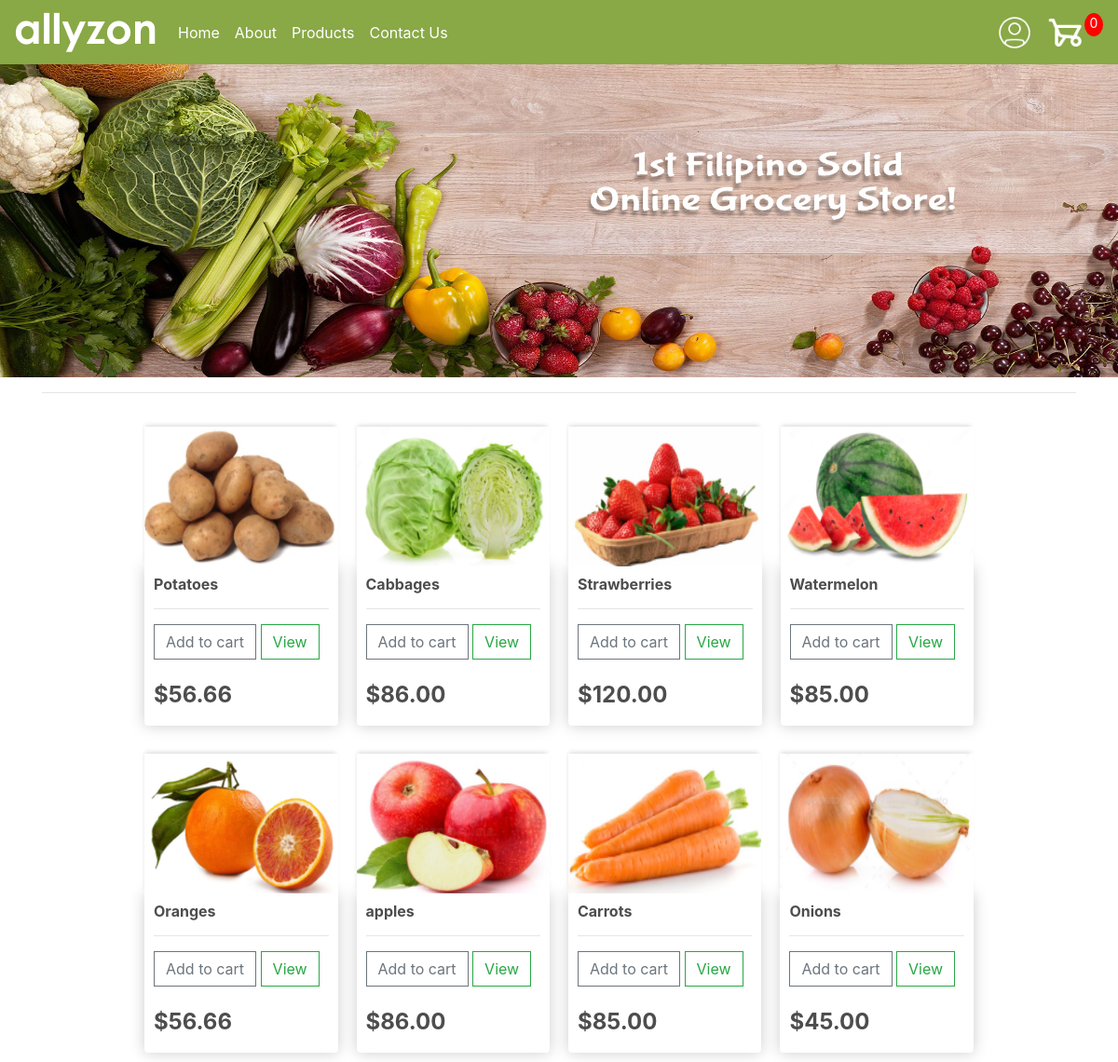
The page / on the database its author committed.
### store/models.py (models this page shows, shortened)
class Product(models.Model):
    name = models.CharField(max_length=200)
    price = models.DecimalField(max_digits=7, decimal_places=2)
    digital = models.BooleanField(default=False, null=True, blank=True)
    image = models.ImageField(null=True, blank=True)
    @property
    def imageURL(self):
        try:
            url = self.image.url
        except:
            url = ''
        return url

### store/views.py (the view)
# urls.py: path('', include('store.urls')),
def store(request):
    data = cartData(request)
    cartItems = data['cartItems']
    products = Product.objects.all()
    context = {'products':products, 'cartItems':cartItems}
    return render(request, 'store/store.html', context)

### store/utils.py (called while the page is built, shortened)
def cookieCart(request):
    try:
        cart = json.loads(request.COOKIES['cart'])
    except:
        cart = {}
    print('Cart:', cart)
    items = []
    order = {'get_cart_total':0, 'get_cart_items':0, 'shipping': False}
    cartItems = order['get_cart_items']
    return {'cartItems':cartItems, 'order':order, 'items':items}

def cartData(request):
    if request.user.is_authenticated:
        customer = request.user.customer
        order, created = Order.objects.get_or_create(customer=customer, complete=False)
        items = order.orderitem_set.all()
        cartItems = order.get_cart_items
    else:
        cookieData = cookieCart(request)
        cartItems = cookieData['cartItems']
        order = cookieData['order']
        items = cookieData['items']
    return {'cartItems':cartItems, 'order':order, 'items':items}

### store/templates/store/store.html
{% extends 'store/main.html' %}
{% load static %}
{% block content %}
<div class="row">
    {% for product in products %}
    <div class="col-lg-42">
        <img class="thumbnail" src="{{product.imageURL}}">
        <div class="box-element product">
            <h6><strong>{{ product.name }}</strong></h6>
            <hr>
            <button data-product={{product.id}} data-action="add" class="btn btn-outline-secondary add-btn update-cart">Add to cart</button>
            <a class="btn btn-outline-success" href="#">View</a><br><br>
            <h4 style="display: flex;"><strong>${{ product.price|floatformat:2 }}</strong></h4>
        </div>
    </div>
    {% endfor %}
</div>
{% endblock %}

### store/templates/store/main.html (shortened to what this page needs)
{% load static %}
<html>
    <head>
        <link rel="stylesheet" href="https://cdn.jsdelivr.net/npm/bootstrap@4.3.1/dist/css/bootstrap.min.css">
        <link rel="stylesheet" type="text/css" href="{% static 'css/main.css' %}">
    </head>
    <body>
      <nav class="navbar navbar-expand-lg navbar-light" style="background-color: #89A846;">
            <a class="navbar-brand" href="{% url 'store' %}"><img src="{% static 'images/allyzon-logo.png' %}"></a>
            <div class="collapse navbar-collapse" id="navbarSupportedContent">
              <ul class="navbar-nav mr-auto">
                <li class="nav-item active"><a class="nav-link" href="{% url 'store' %}"><font color="white">Home</font><span class="sr-only">(current)</span></a></li>
                <li class="nav-item active"><a class="nav-link" href="{% url 'about' %}"><font color="white">About</font><span class="sr-only">(current)</span></a></li>
                <li class="nav-item active"><a class="nav-link" href="{% url 'products' %}"><font color="white">Products</font><span class="sr-only">(current)</span></a></li>
                <li class="nav-item active"><a class="nav-link" href="{% url 'contact' %}"><font color="white">Contact Us</font><span class="sr-only">(current)</span></a></li>
              </ul>
                <div class="form-inline my-2 my-lg-0">
                    <a href="{% url 'login' %}"><img src="{% static 'images/profile-icon.png' %}" width="40px"></a>
                    <a href="{% url 'cart' %}">
                        <img id="cart-icon" src="{% static 'images/cart.png' %}">
                    </a>
                    <p id="cart-total">{{cartItems}}</p>
                </div>
            </div>
          </nav>
          <section class="header">
            <img class="header-image" src="{% static 'images/header-home.jpg' %}">
        </section>
        <div class="container">
            <hr>
            {% block content %}
            {% endblock %}
        </div>
    </body>
</html>

### static/css/main.css (style rules this page uses)
body { background-color: white; }
h1,h2,h3,h4,h5,h6 { color:hsl(0, 0%, 30%); }
.box-element { box-shadow:hsl(0, 0%, 80%) 0 0 16px; background-color: #fff; border-radius: 4px; padding: 10px; }
.header-image { height: 42%; width: 100%; }
.thumbnail { width: 100%; height: 150px; -webkit-box-shadow: -1px -3px 5px -2px rgba(214,214,214,1); -moz-box-shadow: -1px -3px 5px -2px rgba(214,214,214,1); box-shadow: -1px -3px 5px -2px rgba(214,214,214,1); }
.product { border-radius: 0 0 4px 4px; }
#cart-icon { width:40px; display: inline-block; margin-left: 15px; }
#cart-total { display: block; text-align: center; color:#fff; background-color: red; width: 20px; height: 25px; border-radius: 50%; font-size: 14px; }
.col-lg-42 { margin-top: 10px; max-width: 25%; padding: 10px; }
.btn { border-radius: 0; }
.row { margin-right: 100px; margin-left: 100px; }

### rows shown on the page
Product: imageURL (picture), name "Potatoes", price "56.66"
Product: imageURL (picture), name "Cabbages", price "86.00"
Product: imageURL (picture), name "Strawberries", price "120.00"
Product: imageURL (picture), name "Watermelon", price "85.00"
Product: imageURL (picture), name "Oranges", price "56.66"
Product: imageURL (picture), name "apples", price "86.00"
Product: imageURL (picture), name "Carrots", price "85.00"
Product: imageURL (picture), name "Onions", price "45.00"

### other values the page prints
{{ cartItems }} "0"
